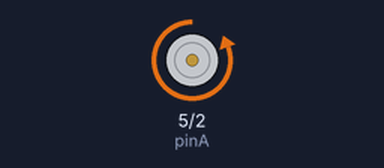
Bench run of a sketch on a simulated Arduino Uno, built with avr-gcc and run on an emulated ATmega328P. On the bench: motor-driver pin pairs drawn as motors (green arrow = first pin HIGH = forward, orange = second pin HIGH = backward, longer = more drive).

Above: at 0.1 s.
Timing chart, 0 to 1.6 s (numbered marks = the images above):
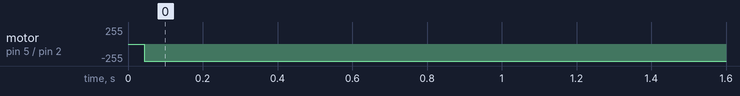

The sketch:

Motor_Driver.ino
```cpp
int pinA = 5;
int pinB = 2;
int freq = 100;

void setup() {
  // put your setup code here, to run once:

  pinMode(pinA, OUTPUT);
  pinMode(pinB, OUTPUT);
  digitalWrite(pinA, HIGH);
}

void loop() {
  // put your main code here, to run repeatedly:

  //turnOn();
  motorTester(30);
  motorTester(60);
  stopMotor();

}

void motorTester(int dutyCycle){
  int firstDelay = dutyCycle*20;
  int secondDelay = 2000 - firstDelay;
  digitalWrite(pinB, HIGH);
  delayMicroseconds(firstDelay);
  digitalWrite(pinB, LOW);
  delayMicroseconds(secondDelay);
}


void turnOn(){
  digitalWrite(pinB, HIGH);
}
void stopMotor(){
  digitalWrite(pinA, LOW);
  digitalWrite(pinB, HIGH);
  delay(2000);
}
```

Measured:
- by itself, motor on pin 5 (pinA) / pin 2 (pinB): stopped → backward 255/255 at 0.04 s
